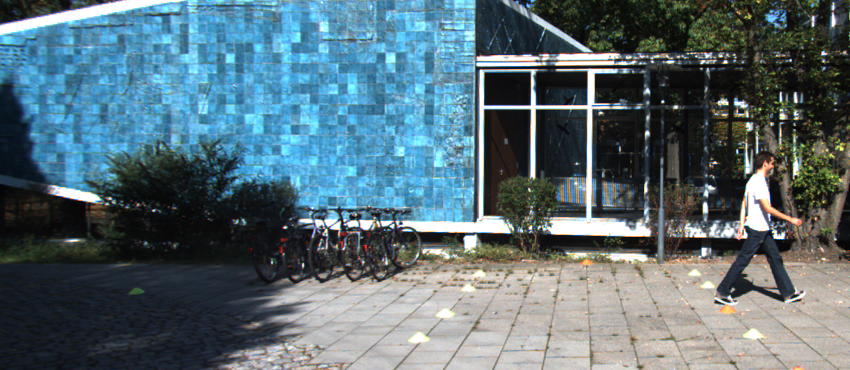
#> input picture scripts_aula/Aula_Homografia_Morfologia_40_Independentes/dados/visao_01.png, 850 x 370 px
$ python 08_matcher_knn.py
#> lines starting #> are read from the running program, lines starting #| are printed output that depends on the picture
"""
EXEMPLO 08/40 — OBTER DOIS VIZINHOS PARA CADA DESCRIPTOR

O QUE ESTE CODIGO FAZ: Este programa foi elaborado para introduzir o teste de razão de Lowe. Cada exercicio
e independente e pode ser executado diretamente, sem apoio.py ou importacao
de outros exemplos. As imagens de entrada ficam na pasta dados.

COMO FUNCIONA: A demonstracao usa BFMatcher(...).knnMatch(...,k=2). O programa apresenta os parametros,
imprime medidas quantitativas quando sao relevantes e salva resultados na
pasta saidas/08_matcher_knn/, criada automaticamente.

POR QUE E IMPORTANTE: comparar os dois melhores candidatos permite rejeitar correspondências ambíguas. Na visao veicular, a correspondencia de pontos
auxilia o alinhamento de imagens, enquanto o BEV e a morfologia fornecem
representacoes uteis para encontrar marcacoes de pista.

APLICACAO E CUIDADOS: Este material utiliza duas janelas sobrepostas de uma
mesma fotografia, simulando vistas de cameras. Nao e uma calibracao real
de surround view 360 graus. Para multiplas cameras fisicas sao necessarias
calibracao intrinseca/extrinseca, compensacao de distorcao e tratamento da
paralaxe. A segmentacao BEV trabalha inicialmente com cena controlada.

EXPERIMENTE NA AULA: Imprima as distâncias dos dois vizinhos.

PASSO A PASSO DA EXECUCAO: 1. Extraia descritores ORB separadamente de duas vistas sobrepostas. 2. Empregue BFMatcher e distancia de Hamming para consultar pontos correspondentes. 3. Quando usar knnMatch, compare dois candidatos e aplique a razao de Lowe. 4. Desenhe os pares resultantes e avalie sua quantidade e distribuicao espacial. 5. Lembre-se de que match visual ainda nao e prova de coerencia geometrica.

COMO EXECUTAR: python exemplos/08_matcher_knn.py
DEPENDENCIAS: opencv-python, numpy; nenhuma dependencia de outro .py.
"""

from pathlib import Path
import cv2
import numpy as np

RAIZ = Path(__file__).resolve().parent.parent
DADOS = RAIZ / "dados"
SAIDA = RAIZ / "saidas" / Path(__file__).stem
SAIDA.mkdir(parents=True, exist_ok=True)

def ler(nome):
#> called with nome = 'visao_01.png'
    caminho = DADOS / nome
    imagem = cv2.imread(str(caminho))
#> imagem is the input picture: shape (370, 850, 3); mean B, G, R 118.2, 109.7, 89.2
    if imagem is None:
        raise FileNotFoundError(f"Imagem ausente: {caminho}")
    return imagem

def painel(pares, destino="resultado.png", largura=560, altura=310):
    """Cada tupla contem (legenda, imagem); salva um grid com ate 3 colunas."""
    quadros = []
    for legenda, imagem in pares:
        if len(imagem.shape) == 2:
            imagem = cv2.cvtColor(imagem, cv2.COLOR_GRAY2BGR)
        img = cv2.resize(imagem, (largura, altura), interpolation=cv2.INTER_AREA)
        cv2.rectangle(img, (0, 0), (largura, 43), (22, 31, 46), -1)
        cv2.putText(img, legenda[:43], (12, 29), cv2.FONT_HERSHEY_SIMPLEX,
                    0.66, (255, 255, 255), 2, cv2.LINE_AA)
        quadros.append(img)
    ncol = min(3, len(quadros))
    while len(quadros) % ncol:
        quadros.append(np.full_like(quadros[0], (235, 235, 235)))
    linhas = [np.hstack(quadros[i:i+ncol]) for i in range(0, len(quadros), ncol)]
    resultado = np.vstack(linhas)
    cv2.imwrite(str(SAIDA / destino), resultado)
    print("Imagem salva:", SAIDA / destino)
    return resultado


def orb_pares(nfeatures=2500):
    a, b = ler("visao_01.png"), ler("visao_02.png")
#> call 2 of ler, with nome = 'visao_02.png'
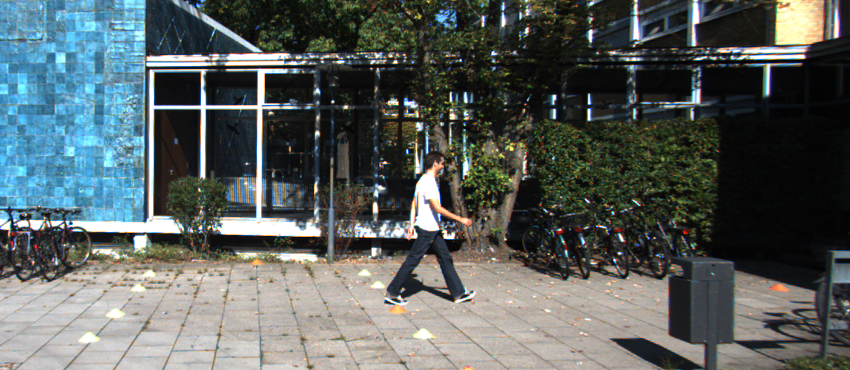
#> input picture scripts_aula/Aula_Homografia_Morfologia_40_Independentes/dados/visao_02.png, 850 x 370 px
#> in ler, imagem is the input picture: shape (370, 850, 3); mean B, G, R 95.3, 96.5, 89.3
    orb = cv2.ORB_create(nfeatures=nfeatures, fastThreshold=12)
    k1, d1 = orb.detectAndCompute(cv2.cvtColor(a, cv2.COLOR_BGR2GRAY), None)
#> k1 = 2500 keypoints; strongest (x, y, size): (531, 106, 64.3), (481, 71, 44.6), (533, 71, 44.6), (480, 71, 53.6)
    k2, d2 = orb.detectAndCompute(cv2.cvtColor(b, cv2.COLOR_BGR2GRAY), None)
#> k2 = 2500 keypoints; strongest (x, y, size): (150, 71, 44.6), (259, 71, 64.3), (203, 71, 44.6), (204, 70, 37.2)
    if d1 is None or d2 is None:
        raise RuntimeError("Nao foram detectados descritores ORB. Use cenas com textura.")
    return a, b, k1, d1, k2, d2

def matches_lowe(d1, d2, ratio=0.80):
    bf = cv2.BFMatcher(cv2.NORM_HAMMING)
    pares = bf.knnMatch(d2, d1, k=2)  # referencia: imagem 02 --> 01
    bons = [m for par in pares if len(par) == 2
            for m, n in [par] if m.distance < ratio * n.distance]
    return bons

a,b,k1,d1,k2,d2=orb_pares()
pares=cv2.BFMatcher(cv2.NORM_HAMMING).knnMatch(d2,d1,k=2)
#> pares = 2500 matches
validos=[p for p in pares if len(p)==2]
#> validos = 2500 matches
print("Descritores analisados:",len(pares),"Duplas validas:",len(validos))
#| Descritores analisados: 2500 Duplas validas: 2500
print("Primeiras distancias (melhor,segundo):",[(p[0].distance,p[1].distance) for p in validos[:5]])
#| Primeiras distancias (melhor,segundo): [(0.0, 51.0), (0.0, 59.0), (0.0, 61.0), (0.0, 50.0), (0.0, 35.0)]
vis=cv2.drawMatchesKnn(b,k2,a,k1,validos[:25],None,flags=cv2.DrawMatchesFlags_NOT_DRAW_SINGLE_POINTS)
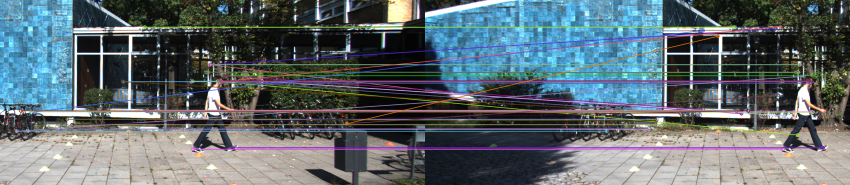
#> vis: shape (370, 1700, 3) (shown at 1/2 size); mean B, G, R 110.6, 105.6, 94.6
painel([("Dois vizinhos por feature",vis)])
#> after the loop in painel, `for legenda, imagem in pares:`:
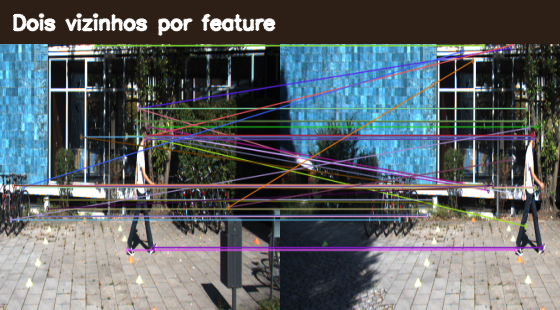
#> img: shape (310, 560, 3); mean B, G, R 101.7, 98.8, 93.7
#> after the loop in painel, `for legenda, imagem in pares:`: quadros = 1 item
#> in painel, `ncol = min(3, len(quadros))`: ncol = 1
#> in painel, `linhas = [np.hstack(quadros[i:i+ncol]) for i in range(0, len(quadros),..`: linhas = 1 item
